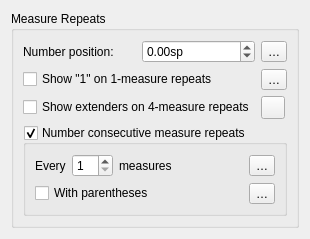
      <widget class="QWidget" name="PageMeasureRepeats">
       <layout class="QGridLayout" name="gridLayout_58">
        <item row="0" column="0">
         <widget class="QGroupBox" name="groupBox_2">
          <property name="title">
           <string>Measure Repeats</string>
          </property>
          <layout class="QGridLayout" name="gridLayout_52">
           <item row="3" column="0" colspan="2">
            <widget class="QCheckBox" name="fourMeasureRepeatShowExtenders">
             <property name="text">
              <string>Show extenders on 4-measure repeats</string>
             </property>
            </widget>
           </item>
           <item row="1" column="3">
            <spacer name="horizontalSpacer_25">
             <property name="orientation">
              <enum>Qt::Horizontal</enum>
             </property>
             <property name="sizeHint" stdset="0">
              <size>
               <width>0</width>
               <height>0</height>
              </size>
             </property>
            </spacer>
           </item>
           <item row="4" column="0" colspan="3">
            <widget class="QGroupBox" name="mrNumberSeries">
             <property name="title">
              <string>Number consecutive measure repeats</string>
             </property>
             <property name="checkable">
              <bool>true</bool>
             </property>
             <layout class="QGridLayout" name="gridLayout_53">
              <item row="0" column="0">
               <widget class="QLabel" name="label_163">
                <property name="text">
                 <string>Every</string>
                </property>
               </widget>
              </item>
              <item row="0" column="1">
               <widget class="QSpinBox" name="mrNumberEveryXMeasures">
                <property name="minimum">
                 <number>1</number>
                </property>
                <property name="maximum">
                 <number>10</number>
                </property>
               </widget>
              </item>
              <item row="0" column="2">
               <widget class="QLabel" name="label_170">
                <property name="text">
                 <string>measures</string>
                </property>
               </widget>
              </item>
              <item row="0" column="3">
               <spacer name="horizontalSpacer_7">
                <property name="orientation">
                 <enum>Qt::Horizontal</enum>
                </property>
                <property name="sizeHint" stdset="0">
                 <size>
                  <width>64</width>
                  <height>20</height>
                 </size>
                </property>
               </spacer>
              </item>
              <item row="1" column="5">
               <widget class="QToolButton" name="resetMRNumberSeriesWithParentheses">
                <property name="text">
                 <string notr="true">…</string>
                </property>
               </widget>
              </item>
              <item row="0" column="5">
               <widget class="QToolButton" name="resetMRNumberEveryXMeasures">
                <property name="text">
                 <string notr="true">…</string>
                </property>
               </widget>
              </item>
              <item row="1" column="0" colspan="4">
               <widget class="QCheckBox" name="mrNumberSeriesWithParentheses">
                <property name="text">
                 <string>With parentheses</string>
                </property>
               </widget>
              </item>
             </layout>
            </widget>
           </item>
           <item row="3" column="2">
            <widget class="QToolButton" name="resetFourMeasureRepeatShowExtenders">
             <property name="toolTip">
              <string>Reset to default</string>
             </property>
             <property name="accessibleName">
              <string>Reset 'Time signature to barline distance' value</string>
             </property>
             <property name="text">
              <string notr="true"/>
             </property>
            </widget>
           </item>
           <item row="1" column="0">
            <widget class="QLabel" name="label_148">
             <property name="text">
              <string>Number position:</string>
             </property>
            </widget>
           </item>
           <item row="2" column="0" colspan="2">
            <widget class="QCheckBox" name="oneMeasureRepeatShow1">
             <property name="text">
              <string>Show &quot;1&quot; on 1-measure repeats</string>
             </property>
            </widget>
           </item>
           <item row="1" column="1">
            <widget class="QDoubleSpinBox" name="measureRepeatNumberPos">
             <property name="suffix">
              <string>sp</string>
             </property>
             <property name="minimum">
              <double>-99.989999999999995</double>
             </property>
             <property name="singleStep">
              <double>0.500000000000000</double>
             </property>
            </widget>
           </item>
           <item row="1" column="2">
            <widget class="QToolButton" name="resetMeasureRepeatNumberPos">
             <property name="text">
              <string notr="true">…</string>
             </property>
            </widget>
           </item>
           <item row="2" column="2">
            <widget class="QToolButton" name="resetOneMeasureRepeatShow1">
             <property name="text">
              <string notr="true">…</string>
             </property>
            </widget>
           </item>
          </layout>
         </widget>
        </item>
        <item row="1" column="0">
         <spacer name="verticalSpacer_36">
          <property name="orientation">
           <enum>Qt::Vertical</enum>
          </property>
          <property name="sizeHint" stdset="0">
           <size>
            <width>0</width>
            <height>0</height>
           </size>
          </property>
         </spacer>
        </item>
       </layout>
      </widget>
